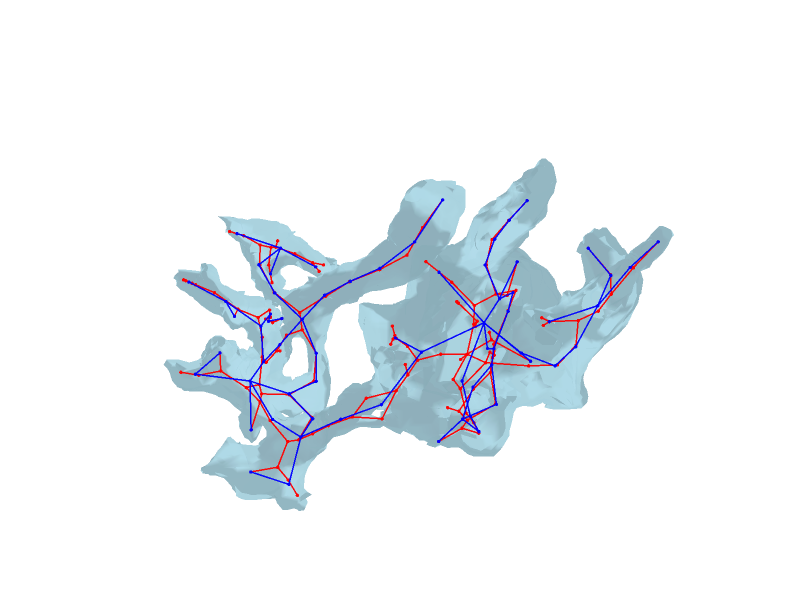

This figure's notebook cell:
### Code cell
# Basis construction + optimization (before radius fitting)
basis = MorphologyGraph.from_skeleton_graph_resample(
    skeleton,
    float(params["max_edge_length"]),
)
print(
    f"Initial basis: {basis.number_of_nodes()} nodes, "
    f"{basis.number_of_edges()} edges"
)

optimizer = BasisOptimizer(basis, mm.mesh, params["optimizer_options"])
optimized_basis = optimizer.optimize()
stats = optimizer.get_optimization_stats()
print("Basis optimization statistics:")
for key, value in stats.items():
    print(f"  {key}: {value}")

# FIGURE: original (red) vs optimized (blue) basis
basis_opt_fig: "go.Figure" = mm.visualize_mesh_3d(
    skel=[basis, optimized_basis],
    show_axes=False,
    title="",
    skel_color=["red", "blue"],
    skel_line_width=3.0,
    skel_marker_size=2.0,
)
basis_opt_fig.update_layout(
    scene=dict(
        camera=dict(
            eye={"x": eye_coord[0], "y": eye_coord[1], "z": eye_coord[2]},
            projection=dict(type="perspective"),
        ),
        aspectmode="data",
    )
)
basis_opt_fig.write_image(
    f"{fig_out_dir}/TS{spine_idx}_mel{params['max_edge_length']}_basis_opt.pdf",
    format="pdf",
    engine="kaleido",
    width=600,
    height=450,
    scale=pdf_scale,
)
basis_opt_fig.show()

### Figure 1 — Plotly figure (JSON) as saved in the notebook; plotly's stock layout.template omitted (floating-point values rounded to 4 significant figures; data arrays with more than 128 entries replaced by an {"elided": "..."} marker saying what was removed)
{"data": [{"color": "lightblue", "i": {"elided": "16058 int values"}, "j": {"elided": "16058 int values"}, "k": {"elided": "16058 int values"}, "name": "Mesh", "opacity": 0.8, "type": "mesh3d", "x": {"elided": "8008 float values"}, "y": {"elided": "8008 float values"}, "z": {"elided": "8008 float values"}}, {"line": {"color": "red", "width": 3}, "mode": "lines", "name": "Skeleton 0", "opacity": 0.95, "showlegend": false, "type": "scatter3d", "x": {"elided": "423 float values"}, "y": {"elided": "423 float values"}, "z": {"elided": "423 float values"}}, {"marker": {"color": "red", "size": 2, "symbol": "circle"}, "mode": "markers", "name": "Skeleton nodes 0", "opacity": 0.95, "showlegend": false, "type": "scatter3d", "x": {"elided": "133 float values"}, "y": {"elided": "133 float values"}, "z": {"elided": "133 float values"}}, {"line": {"color": "blue", "width": 3}, "mode": "lines", "name": "Skeleton 1", "opacity": 0.95, "showlegend": false, "type": "scatter3d", "x": {"elided": "213 float values"}, "y": {"elided": "213 float values"}, "z": {"elided": "213 float values"}}, {"marker": {"color": "blue", "size": 2, "symbol": "circle"}, "mode": "markers", "name": "Skeleton nodes 1", "opacity": 0.95, "showlegend": false, "type": "scatter3d", "x": [7035.0, 6952.0, 6665.0, 6772.0, 6617.0, 6707.0, 6876.0, 6887.0, 6719.0, 6819.0, 7055.0, 6964.0, 6453.0, 6569.0, 6568.0, 6556.0, 6545.0, 6347.0, 6548.0, 6474.0, 6495.0, 6899.0, 6579.0, 6664.0, 6766.0, 6864.0, 6867.0, 6820.0, 6793.0, 6786.0, 6359.0, 6417.0, 6555.0, 6785.0, 6654.0, 6742.0, 6740.0, 6906.0, 6897.0, 6999.0, 7005.0, 6680.0, 6595.0, 6776.0, 6416.0, 6600.0, 6510.0, 6953.0, 7039.0, 6870.0, 6956.0, 7016.0, 7008.0, 6924.0, 6840.0, 6955.0, 6863.0, 6937.0, 7029.0, 7059.0, 7015.0, 7056.0, 6388.0, 6813.0, 7170.0, 7117.0, 7067.0], "y": [7178.0, 7069.0, 6478.0, 6447.0, 6554.0, 6447.0, 6429.0, 6537.0, 6602.0, 6609.0, 6592.0, 6612.0, 6992.0, 6628.0, 6713.0, 6806.0, 6910.0, 6462.0, 6466.0, 6414.0, 7230.0, 7108.0, 7170.0, 7121.0, 7086.0, 7143.0, 7125.0, 7158.0, 7163.0, 6967.0, 6412.0, 6585.0, 7424.0, 7407.0, 7474.0, 7521.0, 7476.0, 6295.0, 6381.0, 6437.0, 6510.0, 6354.0, 6226.0, 6403.0, 6433.0, 6452.0, 6411.0, 6922.0, 7020.0, 6854.0, 7088.0, 7157.0, 7251.0, 7324.0, 7135.0, 7051.0, 7085.0, 7146.0, 7088.0, 7050.0, 6980.0, 6819.0, 6342.0, 7277.0, 6563.0, 6447.0, 6711.0], "z": [3706.0, 3750.0, 3264.0, 3320.0, 3335.0, 3418.0, 3374.0, 3321.0, 3292.0, 3284.0, 3368.0, 3307.0, 3693.0, 3397.0, 3463.0, 3510.0, 3612.0, 3382.0, 3384.0, 3437.0, 3728.0, 3776.0, 3732.0, 3743.0, 3752.0, 3870.0, 3522.0, 3707.0, 3595.0, 3747.0, 3265.0, 3364.0, 3595.0, 3609.0, 3585.0, 3811.0, 3714.0, 3456.0, 3547.0, 3307.0, 3377.0, 3502.0, 3492.0, 3553.0, 3084.0, 3342.0, 3187.0, 3629.0, 3627.0, 3577.0, 3648.0, 3714.0, 3647.0, 3610.0, 3403.0, 3289.0, 3319.0, 3342.0, 3349.0, 3489.0, 3263.0, 3542.0, 3491.0, 3575.0, 3312.0, 3279.0, 3486.0]}], "layout": {"autosize": false, "height": 600, "margin": {"b": 0, "l": 0, "r": 0, "t": 40}, "scene": {"aspectmode": "data", "camera": {"eye": {"x": 1.065, "y": -0.001931, "z": 1.366}, "projection": {"type": "perspective"}}, "xaxis": {"visible": false}, "yaxis": {"visible": false}, "zaxis": {"visible": false}}, "title": {"text": ""}, "width": 800}}
